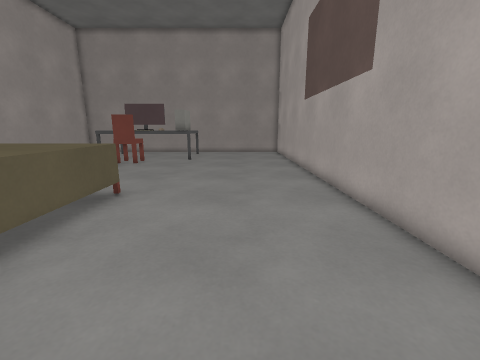
[1] (above)

12 first-person views from a walk through a Godot game level. The camera is 1.2 m above the floor, tilts 12° down and sees 90° across. The floor is counted in squares, 0.5 m on a side. Each view is taken from the middle of a square. On the plan, view 1 faces up. The plan holds only what a view shows up to about 17 squares ahead; the rest is blank. Characters and animated objects are not drawn.

[2]
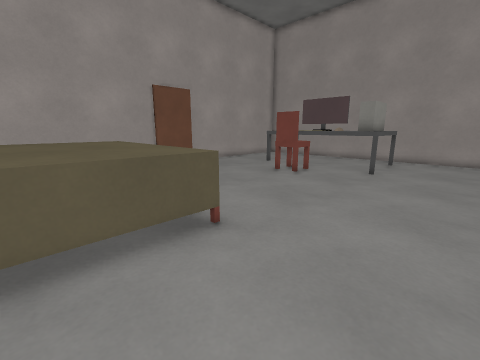

[3]
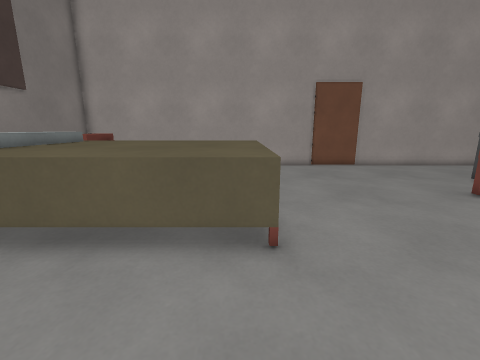

[4]
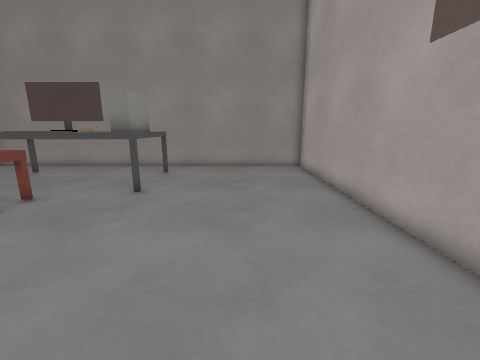

[5]
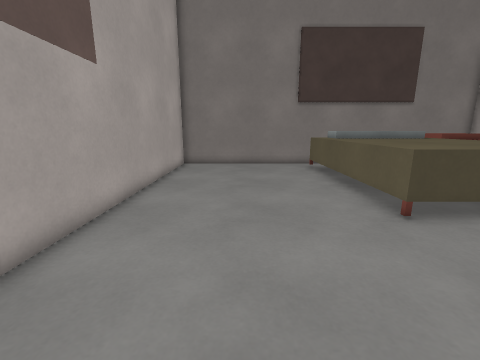

[6]
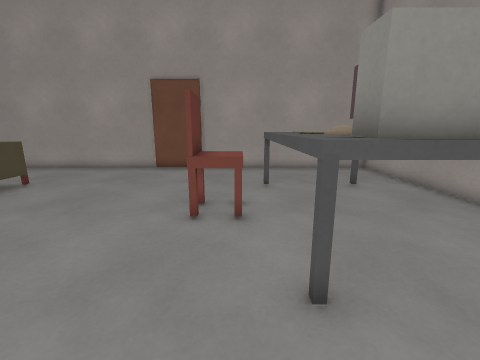

[7]
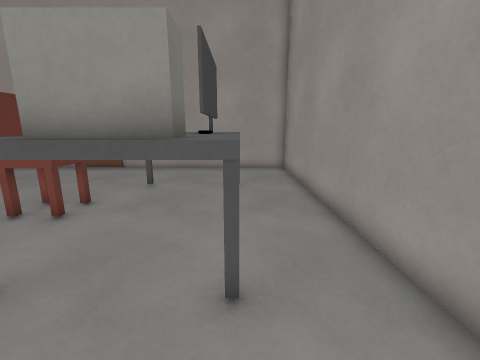

[8]
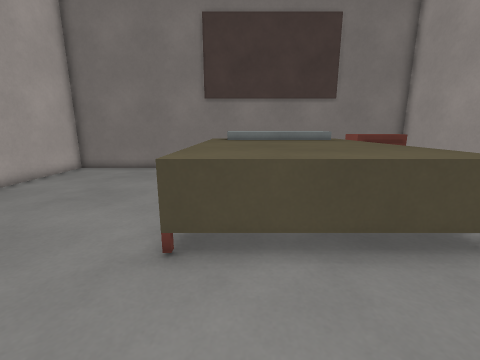

[9]
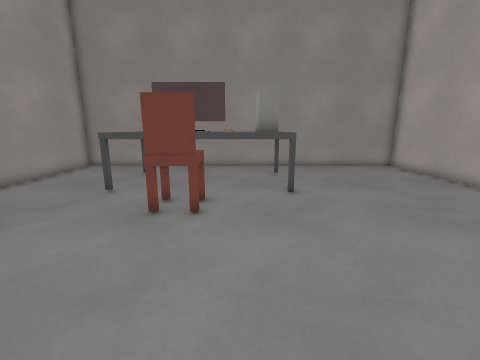

[10]
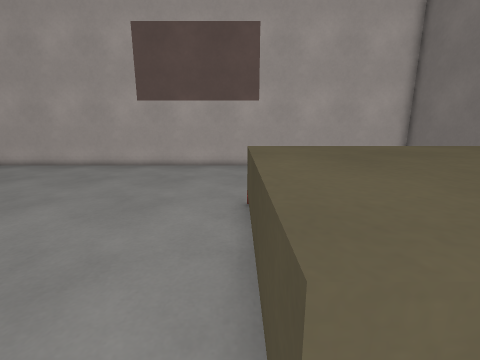

[11]
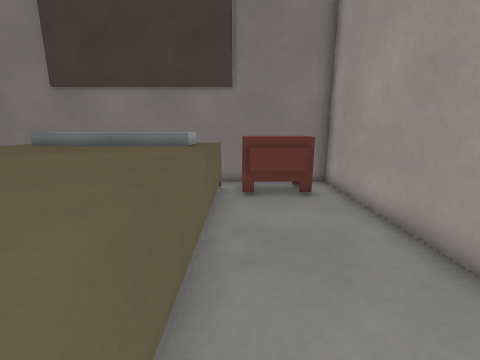

[12]
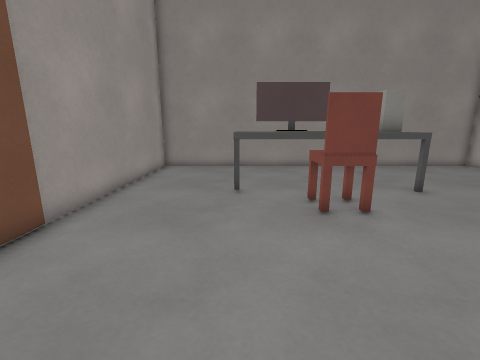

### Floor plan
Key: @ floor where view 1 was taken; # wall or solid block; x gap in a wall; . floor; D closed door; = window, fence, low wall or low ledge; ^ raised ledge.
Columns run from 16 left of view 1 to 4 right of it. Each row starts with its distance up from view 1.
 26 #####################
 25 #...................#
 24 #...................#
 23 #....^^^^^^^^.......#
 22 #....^^^^^^#^.......#
 21 #....^     #^.......#
 20 #....^^^^^^#^.......#
 19 #....^^^^^^^^.......#
 18 #.......^^..........#
 17 #.......^^..........#
 16 #...................#
 15 D...................#
 14 D...................#
 13 D...................#
 12 #...................#
 11 #...................#
 10 #...................#
  9 #....^^^^^^^........#
  8 #....^^^^^^^........#
  7 #....^^^^^^^........#
  6 #....^^^^^^^........#
  5 #....^^^^^^^........#
  4 #....^^^^^^^........#
  3 #....^^^^^^^........#
  2 #....^^^^^^^........#
  1 #.==x^^^^^^^........#
  0 #.^^^^^ ^  ^....@...#
 -1 #.^^^.     .........#
 -2 #####################

Positions as (right, up) in squares from view 1, and headings:
1: (0, 0), facing up
2: (0, 5), facing up-left
3: (0, 8), facing left
4: (0, 10), facing up
5: (0, 15), facing down
6: (-1, 18), facing left
7: (-1, 23), facing left
8: (-6, 13), facing down
9: (-6, 10), facing up
10: (-12, 9), facing right
11: (-12, 9), facing down
12: (-11, 10), facing up
